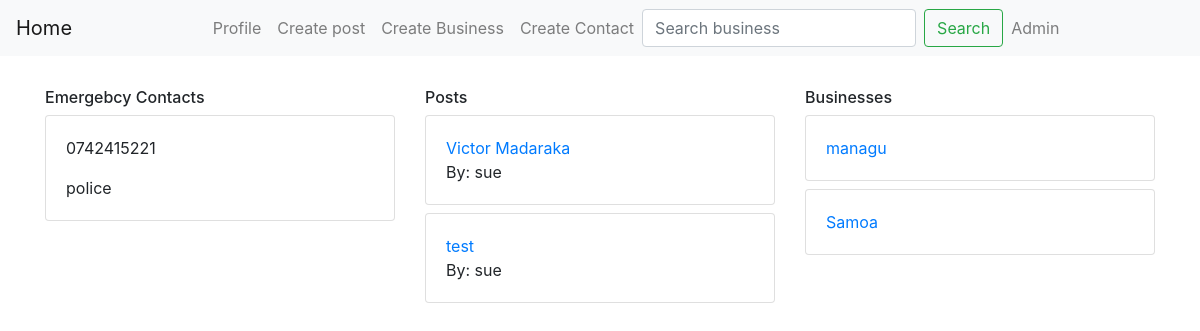
The page / (signed in) on the database as committed earlier.
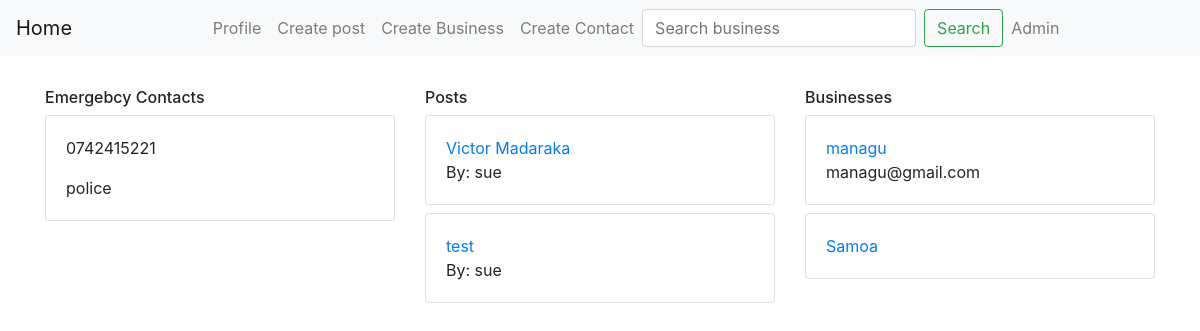
The same page on the database as committed later.
### posts/models.py (models this page shows, shortened)
class Buseiness(models.Model):
    name = models.CharField(max_length=300)
    email = models.CharField(max_length=300)
    user = models.ForeignKey(User, on_delete=models.CASCADE, null=True)
    neighbourhood = models.ForeignKey(Neighbourhood, on_delete=models.CASCADE, null=True)

### posts/views.py (the view)
# urls.py: path('', home, name='home'),
@login_required
def home(request):
    profile = Profile.objects.get(user=request.user)
    businesses = Buseiness.objects.filter(neighbourhood=profile.neighbourhood).order_by('-id')
    posts = Post.objects.filter(neighbourhood=profile.neighbourhood).order_by('-id')
    contacts = Contacts.objects.filter(neighbourhood=profile.neighbourhood).order_by('-id')
    context={
        'posts':posts,
        'profile':profile,
        'businesses':businesses,
        'contacts':contacts,
    }
    return render(request, 'home.html',context)

### templates/home.html (shortened to what this page needs)
{% extends 'base.html' %}
{% block content %}
<div class="container mt-4">
   <div class="row">
      <div class="col-md-4">
         <h6 class="mt-2 mb-2">Emergebcy Contacts</h6>
         {% for contact in contacts %}
         <div class="card mt-2 mt-2">
            <div class="card-body">
               <p class="card-text">
                  {{contact.contacts}}
               </p>
               <p class="card-text">
                  {{contact.department}}
               </p>
            </div>
         </div>
        {% endfor %}
      </div>
      <div class="col-md-4">
         <h6 class="mt-2 mb-2">Posts</h6>
         {% for post in posts %}
         <div class="card mt-2 mb-2">
            <div class="card-body">
               <a class="card-text" href="{% url 'post_details' post.id %}">
                  {{post.name}}
               </a>
               <p class="card-text">By: {{post.user.username}}</p>
            </div>
         </div>
      {% endfor %}
      </div>
      <div class="col-md-4">
         <h6 class="mt-2 mb-2">Businesses</h6>
         {% for bsn in businesses %}
         <div class="card mt-2 mt-2">
            <div class="card-body">
               <a class="card-text" href="{% url 'find_business' bsn.id %}">
                  {{bsn.name}}
               </a>
               <p class="card-text">{{bsn.email}}</p>
            </div>
         </div>
        {% endfor %}
      </div>
   </div>
</div>
{% endblock content %}

Rows that differ between the two databases and show on the page:
changed Buseiness "managu": email (not shown) → "managu@gmail.com"
